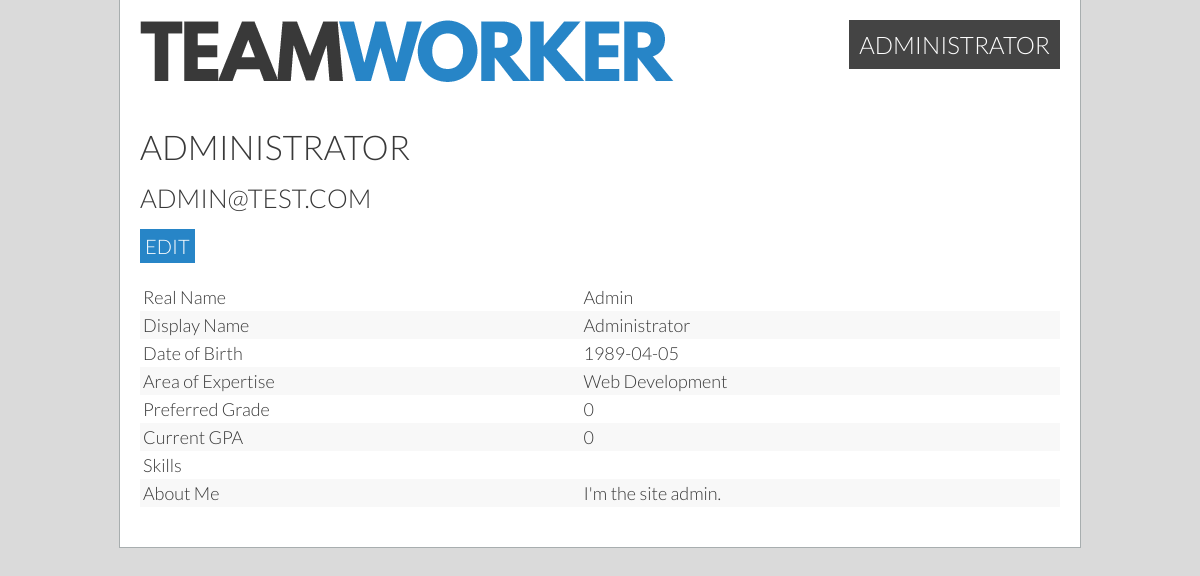
The page /?page=profile (signed in) on the database as committed earlier.
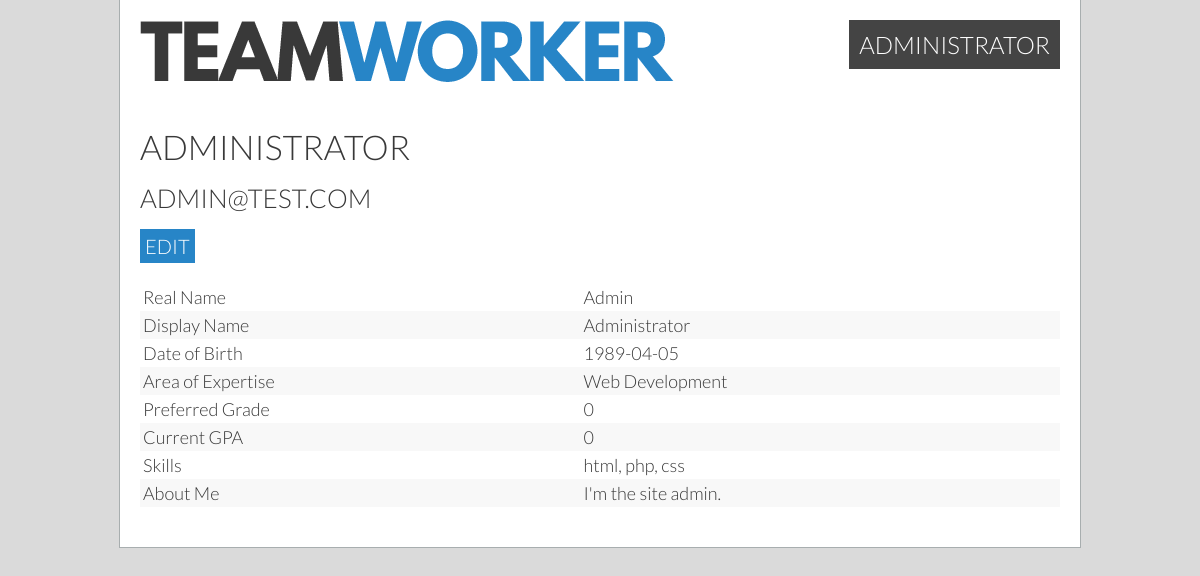
The same page on the database as committed later.
### tables this page shows
CREATE TABLE `users` (
  `id` int(11) unsigned NOT NULL AUTO_INCREMENT,
  `permissions` int(11) NOT NULL DEFAULT '1',
  `currentGroup` int(11) DEFAULT '0',
  `groupLeader` tinyint(1) DEFAULT NULL,
  `name` varchar(40) DEFAULT NULL,
  `displayName` varchar(30) DEFAULT NULL,
  `email` varchar(40) DEFAULT NULL,
  `password` char(64) DEFAULT NULL,
  `dob` date DEFAULT NULL,
  `mainArea` varchar(30) DEFAULT NULL,
  `skills` text,
  `gpa` double DEFAULT NULL,
  `goal` double DEFAULT NULL,
  `bio` varchar(300) DEFAULT NULL,
  `studentID` varchar(255) DEFAULT NULL,
  PRIMARY KEY (`id`),
  UNIQUE KEY `email` (`email`),
  UNIQUE KEY `studentID` (`studentID`)
);

### userHandler.php (called while the page is built, shortened)
<?php
if(isset($_SESSION['id'])) {
  $sessionId = $_SESSION['id'];
  $query = ('SELECT * FROM users WHERE id = :id');
  $statement = $db -> prepare($query);
  $statement -> bindValue(':id', $sessionId);
  if (!$statement -> execute()) { print_r($statement->errorInfo()); }
  $result = $statement -> fetch(PDO::FETCH_ASSOC);
  $realName = $result['name'];
  if($result['displayName'] == "") {
    $userName = $realName;
  } else {
    $userName = $result['displayName'];
  }
  $userEmail = $result['email'];
  $dob = $result['dob'];
  $areaExpertise = $result['mainArea'];
  $bio = $result['bio'];
  $gpa = $result['gpa'];
  $goal = $result['goal'];
  $skills = $result['skills'];
}
?>

### profile.php (the view, shortened to what this page needs)
<body>
  <main>
    <?php include "header.inc"; ?>
    <div class="content" id="readonly">
      <h1><?=$userName?></h1>
      <h2><?=$userEmail?></h2>
      <a class="button" onclick="showEditor()">Edit</a>
      <table>
        <tr><td>Real Name</td> <td><?=$realName?></td></tr>
        <tr><td>Display Name</td> <td><?=$userName?></td></tr>
        <tr><td>Date of Birth</td> <td><?=$dob?></td></tr>
        <tr><td>Area of Expertise</td>  <td><?=$areaExpertise?></td></tr>
        <tr><td>Preferred Grade</td>  <td><?=$goal?></td></tr>
        <tr><td>Current GPA</td>  <td><?=$gpa?></td></tr>
        <tr><td>Skills</td>  <td><?=$skills?></td></tr>
        <tr><td>About Me</td> <td><?=$bio?></td></tr>
      </table>
    </div>
  </main>
</body>
</html>

### header.inc (shortened to what this page needs)
<header>
    <a href="/" id="logo"><img src="_resources/teamworker.png"></a>
    <nav>
      <div class="topNavProfile">
        <a href='/?page=profile'><?=$userName?></a>
      </div>
    </nav>
</header>

Rows that differ between the two databases and show on the page:
changed users "ADMINISTRATOR": skills (not shown) → "html, php, css"
